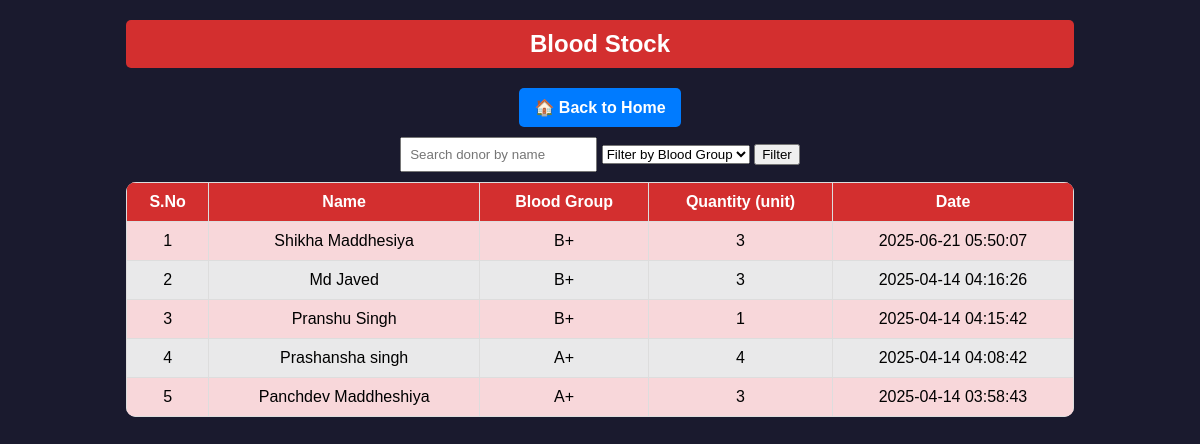
Page /Blood_stock.php (signed in) on the committed database.
### tables this page shows
CREATE TABLE `donors` (
  `id` int(11) NOT NULL,
  `name` varchar(100) NOT NULL,
  `blood_group` varchar(3) NOT NULL,
  `quantity` int(11) DEFAULT 1,
  `date_added` timestamp NOT NULL DEFAULT current_timestamp(),
  `hospital` varchar(255) NOT NULL
);

### Blood_stock.php (the view, shortened to what this page needs)
<?php
include 'config.php';
$search = isset($_GET['search']) ? $_GET['search'] : '';
$limit = 6;
$page = isset($_GET['page']) ? $_GET['page'] : 1;
$offset = ($page - 1) * $limit;
$sql = "SELECT id, name, blood_group, quantity, date_added FROM donors WHERE name LIKE '%$search%'";
$sql .= " ORDER BY date_added DESC LIMIT $limit OFFSET $offset";
$result = $conn->query($sql);
 ?>
<!DOCTYPE html>
<html lang="en">
<head>
</head>
<body>
<div class="container">
    <h2>Blood Stock</h2>
    <a href="http://localhost/blood_bank/user_dashboard.php" class="back-btn">🏠 Back to Home</a>
    <form method="GET">
        <input type="text" name="search" placeholder="Search donor by name" value="<?php echo $search; ?>" style="padding: 8px;">
        <select name="blood_group">
            <option value="">Filter by Blood Group</option>
        </select>
        <button type="submit">Filter</button>
    </form>
    <table>
<tr>
    <th>S.No</th>
    <th>Name</th>
    <th>Blood Group</th>
    <th>Quantity (unit)</th>
    <th>Date</th>
</tr>
<?php
$serialNumber = $offset + 1;
if ($result->num_rows > 0) {
    while ($row = $result->fetch_assoc()) {
        echo "<tr>
                <td>" . $serialNumber++ . "</td>
                <td>" . htmlspecialchars($row["name"]) . "</td>
                <td>" . htmlspecialchars($row["blood_group"]) . "</td>
                <td>" . htmlspecialchars($row["quantity"]) . "</td>
                <td>" . htmlspecialchars($row["date_added"]) . "</td>
              </tr>";
    }
} else {
    echo "<tr><td colspan='6'>No donors found</td></tr>";
}
?>
</table>
</div>
</body>
</html>

### Blood_stock.php (style rules this page uses)
body { background-size: cover; text-align: center; font-family: 'Poppins', sans-serif; background: #1A1A2E; color: #FFF; }
.container { width: 80%; margin: 20px auto; }
h2 { background-color: #d32f2f; color: white; padding: 10px; border-radius: 5px; }
.back-btn { display: inline-block; background-color: #007bff; color: white; padding: 10px 15px; text-decoration: none; border-radius: 5px; font-weight: bold; margin-bottom: 10px; }
table { width: 100%; margin-top: 10px; border-collapse: collapse; background: rgba(255, 255, 255, 0.9); color: black; border-radius: 10px; overflow: hidden; }
th, td { padding: 10px; text-align: center; border: 1px solid #ddd; }
th { background-color: #d32f2f; color: white; }
tr:nth-child(even) { background-color: #f8d7da; }

### rows in the picture
donors: name "Shikha Maddhesiya", blood_group "B+", quantity "3", date_added "2025-06-21 05:50:07"
donors: name "Md Javed", blood_group "B+", quantity "3", date_added "2025-04-14 04:16:26"
donors: name "Pranshu Singh", blood_group "B+", quantity "1", date_added "2025-04-14 04:15:42"
donors: name "Prashansha singh", blood_group "A+", quantity "4", date_added "2025-04-14 04:08:42"
donors: name "Panchdev Maddheshiya", blood_group "A+", quantity "3", date_added "2025-04-14 03:58:43"
